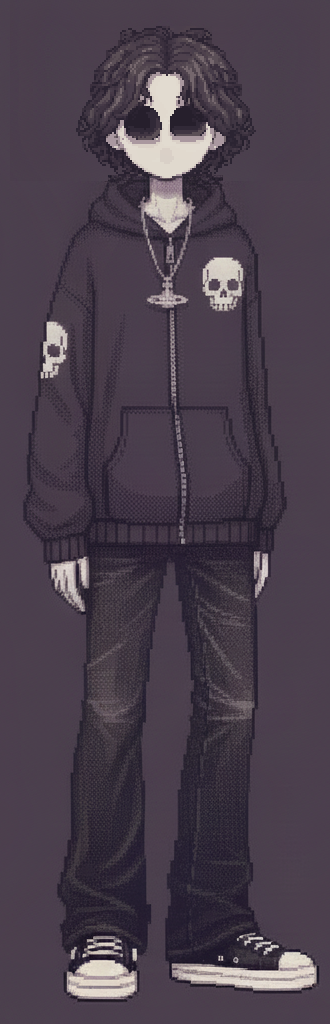
#> input picture lib/pixel_lyrics/characters/hollow/views/front.png, 330 x 1024 px; its folder holds 4 pictures in this run
$ python compare.py
#> lines starting #> are read from the running program, lines starting #| are printed output that depends on the picture; after the words box and inside, x2 and y2 are one past the last pixel; in counts of white or black regions, pixels touching at a corner belong together
### lib/pixel_lyrics/characters/hollow/model3d/common.py
"""Shared 2D helpers for the hollow 3D build (run with the project's .venv python)."""
import json
from pathlib import Path

import numpy as np
from PIL import Image
from scipy.ndimage import (binary_closing, binary_dilation, binary_fill_holes, binary_opening,
                           distance_transform_edt, gaussian_filter, gaussian_filter1d, label)

HERE = Path(__file__).resolve().parent
CH = HERE.parent                                   # lib/pixel_lyrics/characters/hollow
WORK = HERE / "work"
WORK.mkdir(exist_ok=True)

CX = 504.5                                         # body centre line of the A-pose canvas
BG = (75, 63, 77)


def load(rel):
    return np.array(Image.open(CH / rel).convert("RGB")).astype(int)


def lum(a):
    a = np.asarray(a)
    return a[..., 0] * .3 + a[..., 1] * .59 + a[..., 2] * .11


def silhouette(im):
    bg = np.median(im[3:20, 3:20].reshape(-1, 3), axis=0)
    sm = np.stack([gaussian_filter(im[..., c].astype(float), 1.0) for c in range(3)], axis=-1)
    isbg = np.abs(sm - bg).sum(axis=2) <= 22
    lab, _ = label(isbg)
    return binary_fill_holes(lab != lab[5, 5])


def disk(r):
    y, x = np.mgrid[-r:r + 1, -r:r + 1]
    return x * x + y * y <= r * r


def biggest(m):
    lab, n = label(m)
    return lab == np.bincount(lab[m]).argmax() if n else m


# [45 lines left out: functions bleed, row_extents, smooth_nan, load_parts, not called in this run]


def save(name, arr):
    Image.fromarray(np.clip(arr, 0, 255).astype(np.uint8)).save(WORK / name)


# [19 lines left out: function dedither, not called in this run]

### lib/pixel_lyrics/characters/hollow/model3d/compare.py
"""Reference views (top) against the model renders (bottom). Run with the project's .venv python."""
import sys

from common import *

RD = WORK / "render_smooth"        # renders of the smoothed-dither variant (build_blender.py -- --views --smooth)
ORDER = ["front", "front34", "side", "back34", "back"]
W = 340


def render(name):
    im = Image.open(RD / name).convert("RGBA")
    if im.width < 1024:
        im = im.resize((1024, 1024), Image.NEAREST)
    bg = Image.new("RGBA", im.size, BG + (255,))
    bg.alpha_composite(im)
    return bg.convert("RGB")


def centred(im, w=W):
    """Crop / pad a figure picture to width w around its silhouette centre."""
    a = np.array(im).astype(int)
    m = silhouette(a)
    xs = np.nonzero(m.any(axis=0))[0]
    cx = (xs.min() + xs.max()) // 2 if len(xs) else im.width // 2
    out = Image.new("RGB", (w, im.height), BG)
    out.paste(im, (w // 2 - cx, 0))
    return out


sheet = Image.new("RGB", (W * len(ORDER), 2048), BG)
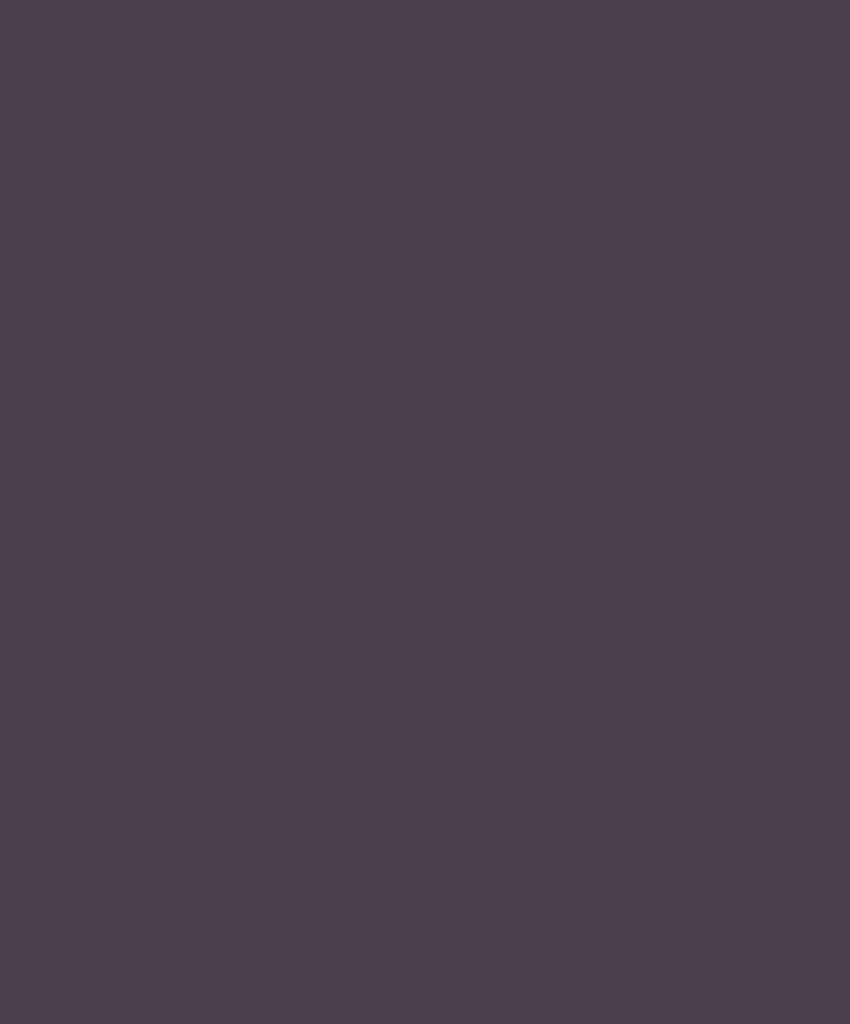
#> sheet: PIL image 1700x2048 RGB (shown at 1/2 size); mean R, G, B 75, 63, 77
for i, n in enumerate(ORDER):
    sheet.paste(centred(Image.open(CH / "views" / f"{n}.png").convert("RGB")), (i * W, 0))
#> in silhouette, `bg = np.median(im[3:20, 3:20].reshape(-1, 3), axis=0)`: bg = [75, 63, 77]
#> in silhouette, `isbg = np.abs(sm - bg).sum(axis=2) <= 22`:
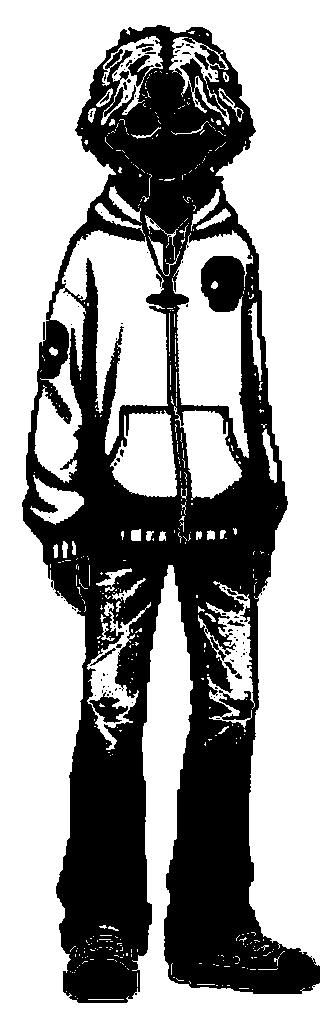
#> isbg: shape (1024, 330) bool; 62.8% white; 100 black regions (84 under 20 px), largest, box (x1, y1, x2, y2) and area: (22, 25, 320, 1003) 124289, (89, 692, 128, 723) 544, (194, 52, 209, 70) 102
#> in silhouette, `lab, _ = label(isbg)`:
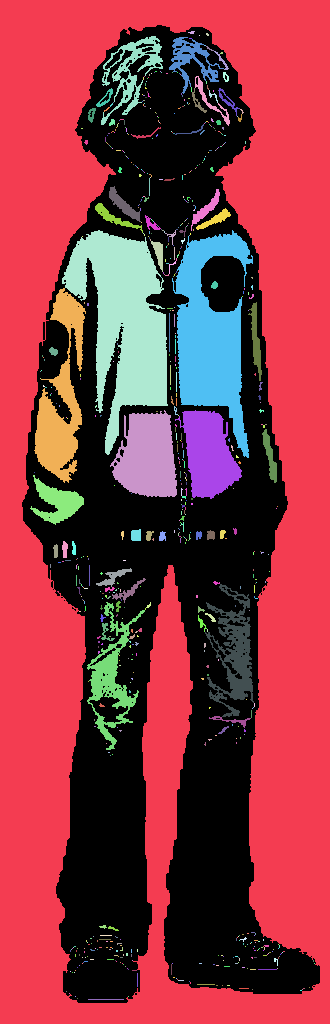
#> lab: shape (1024, 330) int32; 742 distinct labels, from 0 to 741; one colour per label, 0 black
#> in silhouette, `return binary_fill_holes(lab != lab[5, 5])`:
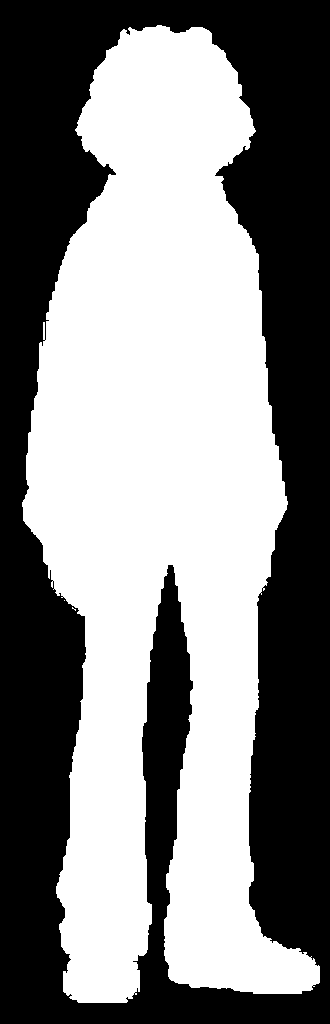
#> returned value: shape (1024, 330) bool; 51.7% white; 1 black region, box (x1, y1, x2, y2) and area: (0, 0, 330, 1024) 163117
#> in centred, `xs = np.nonzero(m.any(axis=0))[0]`: xs = 298 values from 22 to 319
#> in centred, `cx = (xs.min() + xs.max()) // 2 if len(xs) else im.width // 2`: cx = 170
#> in centred, `out = Image.new("RGB", (w, im.height), BG)`:
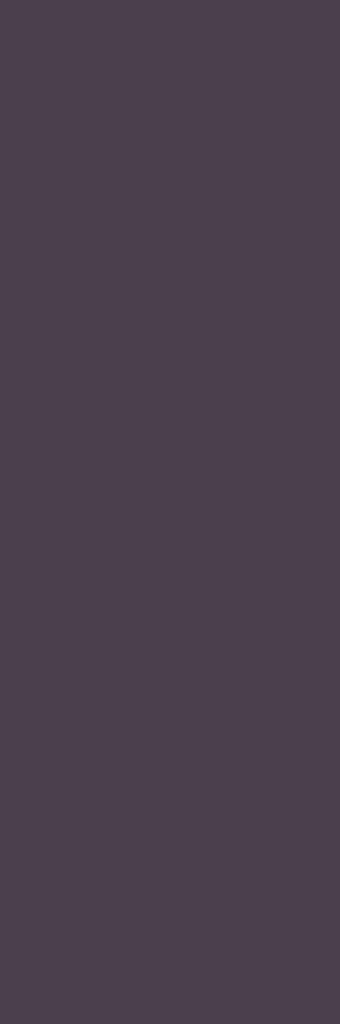
#> out: PIL image 340x1024 RGB; mean R, G, B 75, 63, 77
#> in centred, im is the input picture: PIL image 330x1024 RGB; mean R, G, B 74.3, 63.5, 76.2
#> in centred, `out.paste(im, (w // 2 - cx, 0))`:
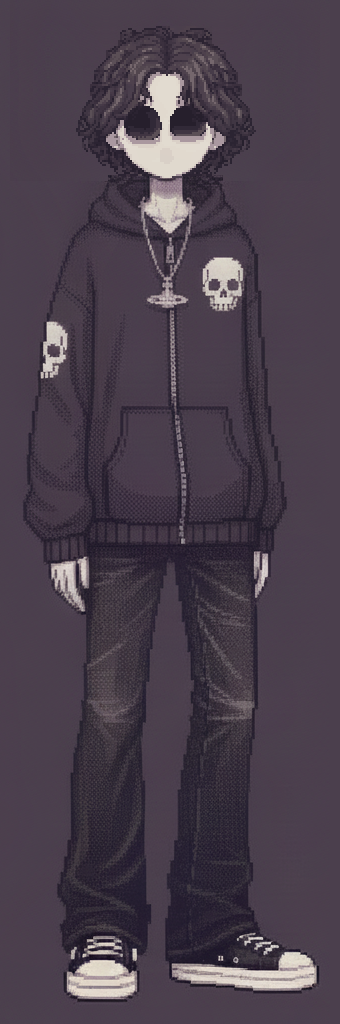
#> out: PIL image 340x1024 RGB; mean R, G, B 74.3, 63.5, 76.3
    sheet.paste(centred(render(f"stand_{n}.png")), (i * W, 1024))
#> (the run stopped early here; a loop or call above may not have finished)
